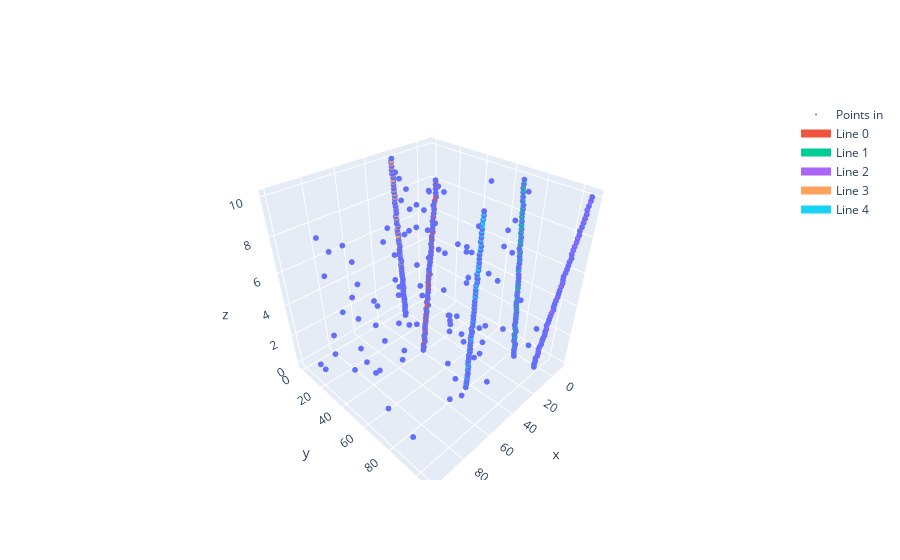

The code cell stored with this chart in its notebook:
### Code cell
movement_data = generate_moving_objects(min_objects=5, max_objects=5, fake_detections_intensity=2)
detect_lines(movement_data, threshold=30)
